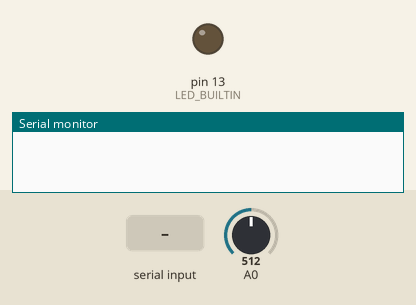
A sketch run on a simulated Arduino Uno, built with avr-gcc and run on an emulated ATmega328P. Parts: output pins drawn as LEDs (lit = HIGH), the last lines printed to the serial monitor. The test bench sets the inputs (shaded band); at power-on: A0 = 512.

Above: at 1.2 s.
1.3 s: "START" received over Serial
At 6.2 s:
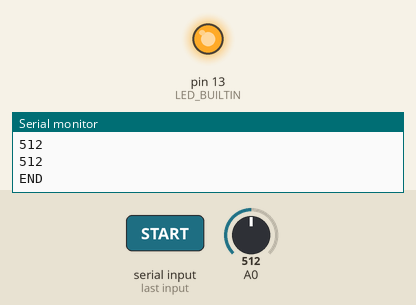
Timing chart, 0 to 7.7 s (numbered marks = the images above; inputs shaded):
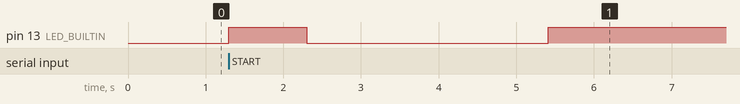

The sketch:

piezo.ino
```cpp
#include <string.h>

#define tf 3

#define ts 1e-2

const long n = round(tf/ts);

void sendData(int *data)
{
  char buffer[6];
  Serial.write("BEGIN\n");
  for(int i=0; i<n; i++)
  {
    while(1)
    {
      if(Serial.availableForWrite())
      {
        sprintf(buffer, "%d\n", data[i]);
        Serial.write(buffer);
        break;
      }
    }
  }
  Serial.write("END\n");
}

int step=1, k=0, piezo[n];

unsigned long tref=0;

void setup()
{
  Serial.begin(115200);

  pinMode(LED_BUILTIN, OUTPUT);
  pinMode(A0, INPUT);

  digitalWrite(LED_BUILTIN, LOW);
}

void loop()
{
  switch(step)
  {
    case 1: // Aguarda comando
      if(Serial.available())
      {
        char aux[6];
        Serial.readBytes(aux, 5);
        aux[5] = '\0';
        if(!strcmp(aux, "START"))
        {
          digitalWrite(LED_BUILTIN, HIGH);
          delay(1000);
          digitalWrite(LED_BUILTIN, LOW);
          step++;
          tref = millis();
        }
      }
    break;
    case 2: // Coleta dos dados
      if((millis()-tref) >= (ts*1e3))
      {
        piezo[k] = analogRead(A0);
        k++;
        if(k == n)
        {
          step++;
        }
        tref = millis();
      }
    break;
    case 3: // Envia os dados
      sendData(piezo);
      step++;
    break;
    case 4: // FIM
      digitalWrite(LED_BUILTIN, HIGH);
    break;
  }
}
```

Measured:
- after the input at 1.3 s, pin 13 (LED_BUILTIN): LOW → HIGH at once, → LOW 1.0 s later, → HIGH 3.1 s later
